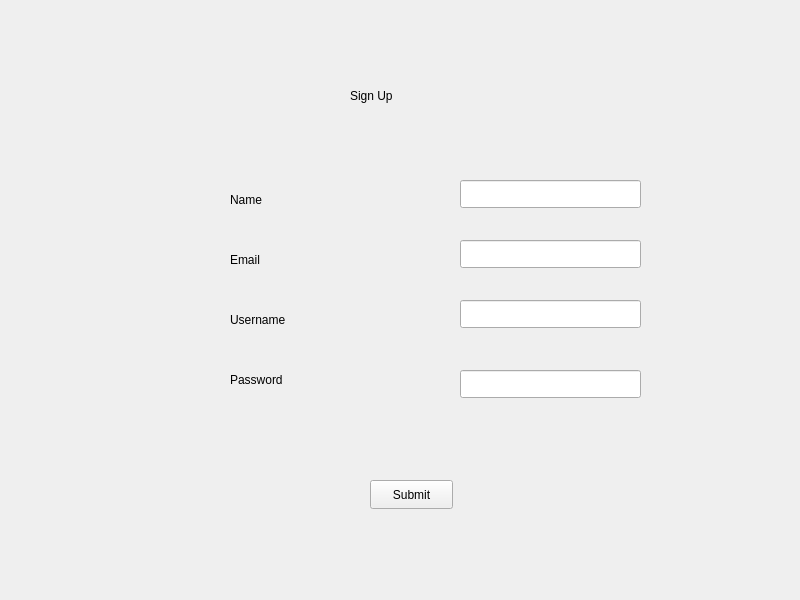
<?xml version="1.0" encoding="UTF-8"?>
<ui version="4.0">
 <class>Widget</class>
 <widget class="QWidget" name="Widget">
  <property name="geometry">
   <rect>
    <x>0</x>
    <y>0</y>
    <width>800</width>
    <height>600</height>
   </rect>
  </property>
  <property name="windowTitle">
   <string>Widget</string>
  </property>
  <widget class="QLabel" name="window_title">
   <property name="geometry">
    <rect>
     <x>350</x>
     <y>50</y>
     <width>61</width>
     <height>91</height>
    </rect>
   </property>
   <property name="text">
    <string>Sign Up</string>
   </property>
  </widget>
  <widget class="QLabel" name="name_label">
   <property name="geometry">
    <rect>
     <x>230</x>
     <y>190</y>
     <width>63</width>
     <height>20</height>
    </rect>
   </property>
   <property name="text">
    <string>Name</string>
   </property>
  </widget>
  <widget class="QLabel" name="email_label">
   <property name="geometry">
    <rect>
     <x>230</x>
     <y>250</y>
     <width>63</width>
     <height>20</height>
    </rect>
   </property>
   <property name="text">
    <string>Email</string>
   </property>
  </widget>
  <widget class="QLabel" name="username_label">
   <property name="geometry">
    <rect>
     <x>230</x>
     <y>310</y>
     <width>81</width>
     <height>20</height>
    </rect>
   </property>
   <property name="text">
    <string>Username</string>
   </property>
  </widget>
  <widget class="QLabel" name="password_label">
   <property name="geometry">
    <rect>
     <x>230</x>
     <y>370</y>
     <width>81</width>
     <height>20</height>
    </rect>
   </property>
   <property name="text">
    <string>Password</string>
   </property>
  </widget>
  <widget class="QLineEdit" name="name_textbox">
   <property name="geometry">
    <rect>
     <x>460</x>
     <y>180</y>
     <width>181</width>
     <height>28</height>
    </rect>
   </property>
  </widget>
  <widget class="QLineEdit" name="email_textbox">
   <property name="geometry">
    <rect>
     <x>460</x>
     <y>240</y>
     <width>181</width>
     <height>28</height>
    </rect>
   </property>
  </widget>
  <widget class="QLineEdit" name="username_textbox">
   <property name="geometry">
    <rect>
     <x>460</x>
     <y>300</y>
     <width>181</width>
     <height>28</height>
    </rect>
   </property>
  </widget>
  <widget class="QLineEdit" name="password_textbox">
   <property name="geometry">
    <rect>
     <x>460</x>
     <y>370</y>
     <width>181</width>
     <height>28</height>
    </rect>
   </property>
  </widget>
  <widget class="QPushButton" name="submit">
   <property name="geometry">
    <rect>
     <x>370</x>
     <y>480</y>
     <width>83</width>
     <height>29</height>
    </rect>
   </property>
   <property name="text">
    <string>Submit</string>
   </property>
  </widget>
 </widget>
 <resources/>
 <connections/>
</ui>
